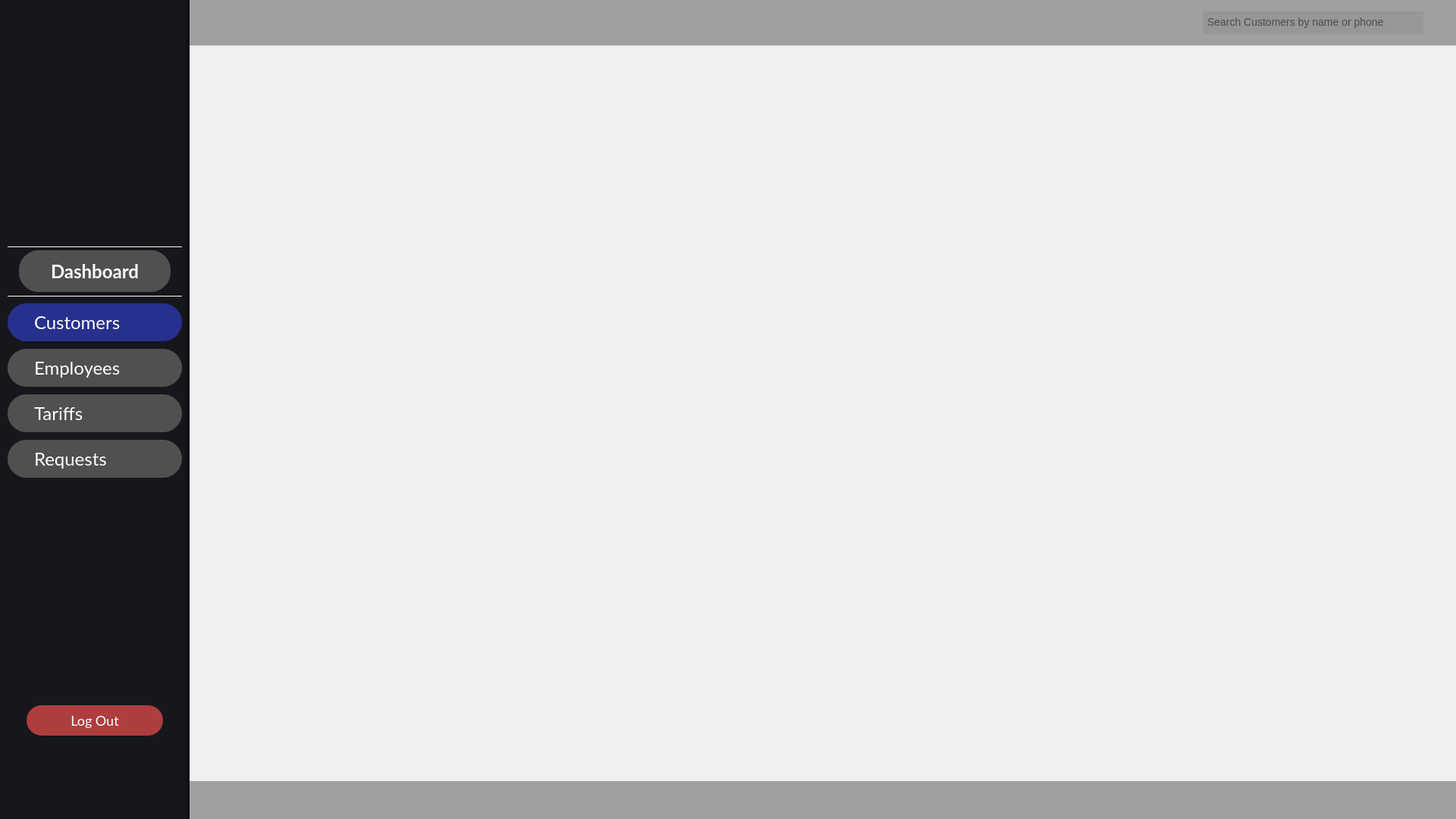
<?xml version="1.0" encoding="UTF-8"?>
<ui version="4.0">
 <class>CustomersPage</class>
 <widget class="QWidget" name="CustomersPage">
  <property name="geometry">
   <rect>
    <x>0</x>
    <y>0</y>
    <width>1920</width>
    <height>1080</height>
   </rect>
  </property>
  <property name="cursor">
   <cursorShape>ArrowCursor</cursorShape>
  </property>
  <property name="windowTitle">
   <string>Form</string>
  </property>
  <property name="styleSheet">
   <string notr="true"/>
  </property>
  <widget class="QWidget" name="widget" native="true">
   <property name="geometry">
    <rect>
     <x>250</x>
     <y>0</y>
     <width>1671</width>
     <height>60</height>
    </rect>
   </property>
   <property name="styleSheet">
    <string notr="true">border:none;
background-color:rgba(42, 42, 42, 0.4);</string>
   </property>
   <widget class="QLineEdit" name="lineEdit">
    <property name="geometry">
     <rect>
      <x>1336</x>
      <y>15</y>
      <width>291</width>
      <height>30</height>
     </rect>
    </property>
    <property name="styleSheet">
     <string notr="true">font-size:14px;
color:black;
text-align:left;
padding-left:4px;
padding-bottom:2px;
border:none;
background-color:rgb(151, 151, 151);</string>
    </property>
    <property name="placeholderText">
     <string>Search Customers by name or phone</string>
    </property>
   </widget>
  </widget>
  <widget class="QWidget" name="gridLayoutWidget">
   <property name="geometry">
    <rect>
     <x>250</x>
     <y>-1</y>
     <width>1671</width>
     <height>1091</height>
    </rect>
   </property>
   <layout class="QGridLayout" name="gridLayout"/>
  </widget>
  <widget class="Line" name="line_2">
   <property name="geometry">
    <rect>
     <x>10</x>
     <y>325</y>
     <width>230</width>
     <height>1</height>
    </rect>
   </property>
   <property name="styleSheet">
    <string notr="true">background-color:white;</string>
   </property>
   <property name="orientation">
    <enum>Qt::Orientation::Horizontal</enum>
   </property>
  </widget>
  <widget class="QWidget" name="side_bar_menu" native="true">
   <property name="geometry">
    <rect>
     <x>0</x>
     <y>0</y>
     <width>250</width>
     <height>1080</height>
    </rect>
   </property>
   <property name="sizePolicy">
    <sizepolicy hsizetype="Expanding" vsizetype="Expanding">
     <horstretch>0</horstretch>
     <verstretch>0</verstretch>
    </sizepolicy>
   </property>
   <property name="styleSheet">
    <string notr="true">border-right: 5px solid rgba(0, 0, 0, 0.3);
background-color:#16171C;</string>
   </property>
   <widget class="QLabel" name="side_menu_logo_2">
    <property name="geometry">
     <rect>
      <x>55</x>
      <y>70</y>
      <width>140</width>
      <height>140</height>
     </rect>
    </property>
    <property name="styleSheet">
     <string notr="true">background: url(&quot;./img/operator.png&quot;);
border:none;</string>
    </property>
    <property name="text">
     <string/>
    </property>
    <property name="scaledContents">
     <bool>true</bool>
    </property>
   </widget>
   <widget class="QPushButton" name="dashboard_btn">
    <property name="geometry">
     <rect>
      <x>25</x>
      <y>330</y>
      <width>200</width>
      <height>55</height>
     </rect>
    </property>
    <property name="font">
     <font>
      <family>Lato</family>
      <pointsize>-1</pointsize>
      <italic>false</italic>
      <bold>true</bold>
     </font>
    </property>
    <property name="styleSheet">
     <string notr="true">QPushButton {
    font-family: Lato;
    border: none;
    border-radius: 26px;
    background-color:rgba(80, 80, 80, 1);
    font-size: 24px;
    color: white;
    text-align: center;
}

QPushButton:hover {
    background-color: rgba(87, 91, 129, 1);
}
</string>
    </property>
    <property name="text">
     <string>Dashboard</string>
    </property>
    <property name="icon">
     <iconset>
      <normaloff>build/Desktop_Qt_6_8_2_MinGW_64_bit-Debug/img/dashboards.png</normaloff>build/Desktop_Qt_6_8_2_MinGW_64_bit-Debug/img/dashboards.png</iconset>
    </property>
    <property name="iconSize">
     <size>
      <width>30</width>
      <height>30</height>
     </size>
    </property>
    <property name="autoExclusive">
     <bool>false</bool>
    </property>
    <property name="flat">
     <bool>false</bool>
    </property>
   </widget>
   <widget class="QPushButton" name="customers_btn">
    <property name="geometry">
     <rect>
      <x>10</x>
      <y>400</y>
      <width>230</width>
      <height>50</height>
     </rect>
    </property>
    <property name="styleSheet">
     <string notr="true">QPushButton {
    font-family: Lato;
	padding-left:35px;
    border-radius: 25px;
	border:none;
    background-color: rgba(39, 48, 141, 1);
    font-size: 24px;
    color: white;
    text-align: left;
}

QPushButton:hover {
    background-color: rgba(87, 91, 129, 1);
}
</string>
    </property>
    <property name="text">
     <string>Customers</string>
    </property>
    <property name="icon">
     <iconset>
      <normaloff>build/Desktop_Qt_6_8_2_MinGW_64_bit-Debug/img/customers.png</normaloff>build/Desktop_Qt_6_8_2_MinGW_64_bit-Debug/img/customers.png</iconset>
    </property>
    <property name="iconSize">
     <size>
      <width>30</width>
      <height>30</height>
     </size>
    </property>
   </widget>
   <widget class="QLabel" name="side_menu_logo">
    <property name="geometry">
     <rect>
      <x>25</x>
      <y>230</y>
      <width>200</width>
      <height>55</height>
     </rect>
    </property>
    <property name="styleSheet">
     <string notr="true">border:none;</string>
    </property>
    <property name="text">
     <string/>
    </property>
    <property name="pixmap">
     <pixmap>img/company_name.svg</pixmap>
    </property>
    <property name="scaledContents">
     <bool>true</bool>
    </property>
   </widget>
   <widget class="QPushButton" name="employees_btn">
    <property name="geometry">
     <rect>
      <x>10</x>
      <y>460</y>
      <width>230</width>
      <height>50</height>
     </rect>
    </property>
    <property name="styleSheet">
     <string notr="true">QPushButton {
    font-family: Lato;
	padding-left:35px;
    border-radius: 25px;
	border:none;
    background-color:rgba(80, 80, 80, 1);
    font-size: 24px;
    color: white;
    text-align: left;
}

QPushButton:hover {
    background-color: rgba(87, 91, 129, 1);
}
</string>
    </property>
    <property name="text">
     <string>Employees</string>
    </property>
    <property name="icon">
     <iconset>
      <normaloff>build/Desktop_Qt_6_8_2_MinGW_64_bit-Debug/img/employee.png</normaloff>build/Desktop_Qt_6_8_2_MinGW_64_bit-Debug/img/employee.png</iconset>
    </property>
    <property name="iconSize">
     <size>
      <width>30</width>
      <height>30</height>
     </size>
    </property>
   </widget>
   <widget class="Line" name="line">
    <property name="geometry">
     <rect>
      <x>10</x>
      <y>390</y>
      <width>230</width>
      <height>1</height>
     </rect>
    </property>
    <property name="styleSheet">
     <string notr="true">background-color:white;</string>
    </property>
    <property name="orientation">
     <enum>Qt::Orientation::Horizontal</enum>
    </property>
   </widget>
   <widget class="QPushButton" name="tariffs_btn">
    <property name="geometry">
     <rect>
      <x>10</x>
      <y>520</y>
      <width>230</width>
      <height>50</height>
     </rect>
    </property>
    <property name="styleSheet">
     <string notr="true">QPushButton {
    font-family: Lato;
	padding-left:35px;
    border-radius: 25px;
	border:none;
    background-color:rgba(80, 80, 80, 1);
    font-size: 24px;
    color: white;
    text-align: left;
}

QPushButton:hover {
    background-color: rgba(87, 91, 129, 1);
}
</string>
    </property>
    <property name="text">
     <string>Tariffs</string>
    </property>
    <property name="icon">
     <iconset>
      <normaloff>build/Desktop_Qt_6_8_2_MinGW_64_bit-Debug/img/tariffs.png</normaloff>build/Desktop_Qt_6_8_2_MinGW_64_bit-Debug/img/tariffs.png</iconset>
    </property>
    <property name="iconSize">
     <size>
      <width>30</width>
      <height>30</height>
     </size>
    </property>
   </widget>
   <widget class="QPushButton" name="requests_btn">
    <property name="geometry">
     <rect>
      <x>10</x>
      <y>580</y>
      <width>230</width>
      <height>50</height>
     </rect>
    </property>
    <property name="styleSheet">
     <string notr="true">QPushButton {
    font-family: Lato;
	padding-left:35px;
    border-radius: 25px;
	border:none;
    background-color:rgba(80, 80, 80, 1);
    font-size: 24px;
    color: white;
    text-align: left;
}

QPushButton:hover {
    background-color: rgba(87, 91, 129, 1);
}
</string>
    </property>
    <property name="text">
     <string>Requests</string>
    </property>
    <property name="icon">
     <iconset>
      <normaloff>build/Desktop_Qt_6_8_2_MinGW_64_bit-Debug/img/requests.png</normaloff>build/Desktop_Qt_6_8_2_MinGW_64_bit-Debug/img/requests.png</iconset>
    </property>
    <property name="iconSize">
     <size>
      <width>30</width>
      <height>30</height>
     </size>
    </property>
   </widget>
   <widget class="QPushButton" name="log_out_btn">
    <property name="geometry">
     <rect>
      <x>35</x>
      <y>930</y>
      <width>180</width>
      <height>40</height>
     </rect>
    </property>
    <property name="styleSheet">
     <string notr="true">QPushButton {
    font-family: Lato;
	padding-left:0px;
    border-radius: 20px;
	border:none;
    background-color:rgba(174, 62, 62, 1);
    font-size: 18px;
    color: white;
    text-align: center;
}

QPushButton:hover {
    background-color: rgba(87, 91, 129, 1);
}
</string>
    </property>
    <property name="text">
     <string>Log Out</string>
    </property>
    <property name="iconSize">
     <size>
      <width>30</width>
      <height>30</height>
     </size>
    </property>
   </widget>
   <zorder>dashboard_btn</zorder>
   <zorder>customers_btn</zorder>
   <zorder>side_menu_logo</zorder>
   <zorder>employees_btn</zorder>
   <zorder>side_menu_logo_2</zorder>
   <zorder>line</zorder>
   <zorder>tariffs_btn</zorder>
   <zorder>requests_btn</zorder>
   <zorder>log_out_btn</zorder>
  </widget>
  <widget class="QFrame" name="frame">
   <property name="geometry">
    <rect>
     <x>250</x>
     <y>1030</y>
     <width>1671</width>
     <height>51</height>
    </rect>
   </property>
   <property name="styleSheet">
    <string notr="true">border:none;
background-color:rgba(42, 42, 42, 0.4);</string>
   </property>
   <property name="frameShape">
    <enum>QFrame::Shape::StyledPanel</enum>
   </property>
   <property name="frameShadow">
    <enum>QFrame::Shadow::Raised</enum>
   </property>
  </widget>
  <zorder>gridLayoutWidget</zorder>
  <zorder>widget</zorder>
  <zorder>side_bar_menu</zorder>
  <zorder>line_2</zorder>
  <zorder>frame</zorder>
 </widget>
 <resources/>
 <connections/>
</ui>
